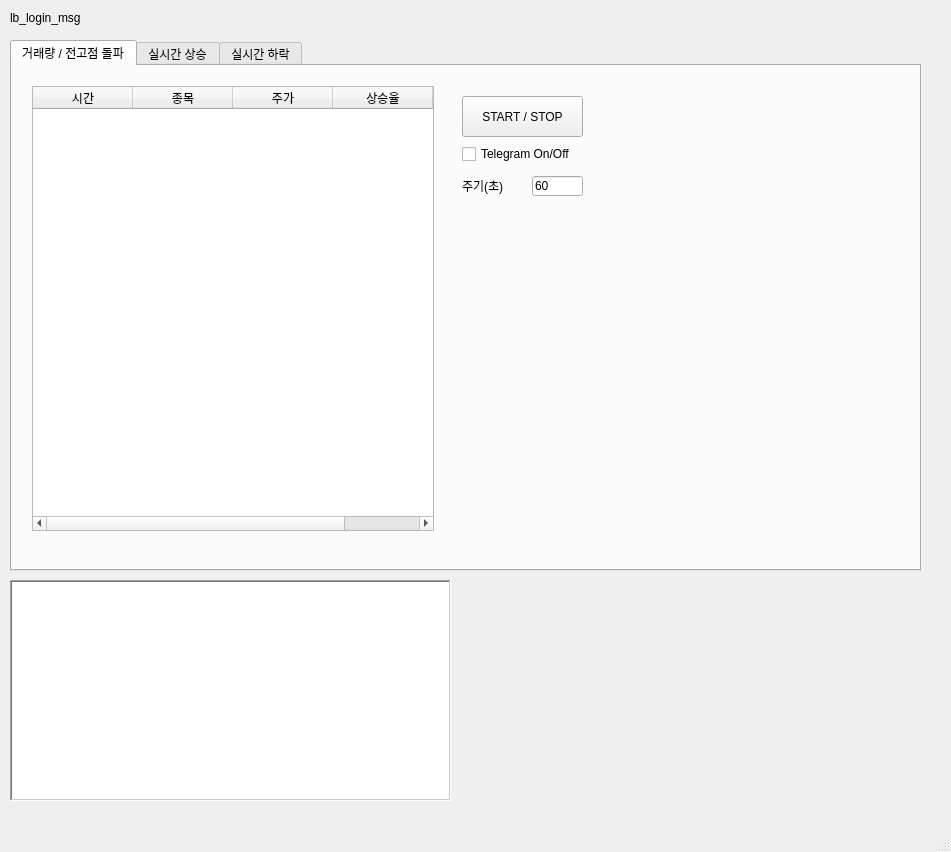
<?xml version="1.0" encoding="UTF-8"?>
<ui version="4.0">
 <class>MainWindow</class>
 <widget class="QMainWindow" name="MainWindow">
  <property name="geometry">
   <rect>
    <x>0</x>
    <y>0</y>
    <width>951</width>
    <height>852</height>
   </rect>
  </property>
  <property name="sizePolicy">
   <sizepolicy hsizetype="Preferred" vsizetype="Preferred">
    <horstretch>0</horstretch>
    <verstretch>0</verstretch>
   </sizepolicy>
  </property>
  <property name="windowTitle">
   <string>MainWindow</string>
  </property>
  <widget class="QWidget" name="centralwidget">
   <widget class="QLabel" name="lb_login_msg">
    <property name="geometry">
     <rect>
      <x>10</x>
      <y>10</y>
      <width>241</width>
      <height>16</height>
     </rect>
    </property>
    <property name="sizePolicy">
     <sizepolicy hsizetype="Preferred" vsizetype="Preferred">
      <horstretch>0</horstretch>
      <verstretch>0</verstretch>
     </sizepolicy>
    </property>
    <property name="text">
     <string>lb_login_msg</string>
    </property>
   </widget>
   <widget class="QTabWidget" name="tabWidget">
    <property name="geometry">
     <rect>
      <x>10</x>
      <y>40</y>
      <width>911</width>
      <height>531</height>
     </rect>
    </property>
    <property name="tabPosition">
     <enum>QTabWidget::North</enum>
    </property>
    <property name="currentIndex">
     <number>0</number>
    </property>
    <widget class="QWidget" name="tab">
     <attribute name="title">
      <string>거래량 / 전고점 돌파</string>
     </attribute>
     <widget class="QTableWidget" name="tw_top_trade_stock">
      <property name="geometry">
       <rect>
        <x>20</x>
        <y>20</y>
        <width>402</width>
        <height>445</height>
       </rect>
      </property>
      <attribute name="verticalHeaderVisible">
       <bool>true</bool>
      </attribute>
      <column>
       <property name="text">
        <string>시간</string>
       </property>
      </column>
      <column>
       <property name="text">
        <string>종목</string>
       </property>
      </column>
      <column>
       <property name="text">
        <string>주가</string>
       </property>
      </column>
      <column>
       <property name="text">
        <string>상승율</string>
       </property>
      </column>
      <column>
       <property name="text">
        <string>코드</string>
       </property>
      </column>
     </widget>
     <widget class="QPushButton" name="pb_top_trade_stock">
      <property name="geometry">
       <rect>
        <x>450</x>
        <y>30</y>
        <width>121</width>
        <height>41</height>
       </rect>
      </property>
      <property name="text">
       <string>START / STOP</string>
      </property>
     </widget>
     <widget class="QCheckBox" name="cb_top_trade_stock_telegram">
      <property name="geometry">
       <rect>
        <x>450</x>
        <y>80</y>
        <width>121</width>
        <height>16</height>
       </rect>
      </property>
      <property name="text">
       <string>Telegram On/Off</string>
      </property>
     </widget>
     <widget class="QLineEdit" name="le_top_trade_stock_cycle">
      <property name="geometry">
       <rect>
        <x>520</x>
        <y>110</y>
        <width>51</width>
        <height>20</height>
       </rect>
      </property>
      <property name="text">
       <string>60</string>
      </property>
     </widget>
     <widget class="QLabel" name="label">
      <property name="geometry">
       <rect>
        <x>450</x>
        <y>110</y>
        <width>56</width>
        <height>20</height>
       </rect>
      </property>
      <property name="text">
       <string>주기(초)</string>
      </property>
     </widget>
    </widget>
    <widget class="QWidget" name="tab_2">
     <attribute name="title">
      <string>실시간 상승</string>
     </attribute>
     <widget class="QPushButton" name="pb_real_time_stock">
      <property name="geometry">
       <rect>
        <x>760</x>
        <y>20</y>
        <width>121</width>
        <height>41</height>
       </rect>
      </property>
      <property name="text">
       <string>상승 종목</string>
      </property>
     </widget>
     <widget class="QLabel" name="label_2">
      <property name="geometry">
       <rect>
        <x>760</x>
        <y>130</y>
        <width>56</width>
        <height>20</height>
       </rect>
      </property>
      <property name="text">
       <string>분봉</string>
      </property>
     </widget>
     <widget class="QTableWidget" name="tw_real_time_stock">
      <property name="geometry">
       <rect>
        <x>20</x>
        <y>20</y>
        <width>702</width>
        <height>445</height>
       </rect>
      </property>
      <attribute name="verticalHeaderVisible">
       <bool>false</bool>
      </attribute>
      <column>
       <property name="text">
        <string>시간</string>
       </property>
      </column>
      <column>
       <property name="text">
        <string>종목</string>
       </property>
      </column>
      <column>
       <property name="text">
        <string>상승율</string>
       </property>
      </column>
      <column>
       <property name="text">
        <string>주가</string>
       </property>
      </column>
      <column>
       <property name="text">
        <string>현재 주가</string>
       </property>
      </column>
      <column>
       <property name="text">
        <string>최고 상승률</string>
       </property>
      </column>
      <column>
       <property name="text">
        <string>코드</string>
       </property>
      </column>
     </widget>
     <widget class="QCheckBox" name="cb_real_time_stock_telegram">
      <property name="geometry">
       <rect>
        <x>760</x>
        <y>70</y>
        <width>121</width>
        <height>16</height>
       </rect>
      </property>
      <property name="text">
       <string>Telegram</string>
      </property>
     </widget>
     <widget class="QLineEdit" name="le_real_time_stock_volume">
      <property name="geometry">
       <rect>
        <x>830</x>
        <y>160</y>
        <width>51</width>
        <height>20</height>
       </rect>
      </property>
      <property name="text">
       <string/>
      </property>
     </widget>
     <widget class="QLabel" name="label_3">
      <property name="geometry">
       <rect>
        <x>760</x>
        <y>160</y>
        <width>61</width>
        <height>20</height>
       </rect>
      </property>
      <property name="text">
       <string>거래량(%)</string>
      </property>
     </widget>
     <widget class="QCheckBox" name="cb_le_real_time_stock_cycle">
      <property name="geometry">
       <rect>
        <x>760</x>
        <y>100</y>
        <width>121</width>
        <height>16</height>
       </rect>
      </property>
      <property name="text">
       <string>이평선 포함</string>
      </property>
     </widget>
     <widget class="QLineEdit" name="le_real_time_stock_rate">
      <property name="geometry">
       <rect>
        <x>830</x>
        <y>190</y>
        <width>50</width>
        <height>20</height>
       </rect>
      </property>
      <property name="text">
       <string/>
      </property>
     </widget>
     <widget class="QLabel" name="label_4">
      <property name="geometry">
       <rect>
        <x>760</x>
        <y>190</y>
        <width>60</width>
        <height>20</height>
       </rect>
      </property>
      <property name="text">
       <string>상승율(%)</string>
      </property>
     </widget>
     <widget class="QComboBox" name="cb_real_time_stock_cycle">
      <property name="geometry">
       <rect>
        <x>830</x>
        <y>130</y>
        <width>51</width>
        <height>20</height>
       </rect>
      </property>
      <item>
       <property name="text">
        <string>1</string>
       </property>
      </item>
      <item>
       <property name="text">
        <string>3</string>
       </property>
      </item>
      <item>
       <property name="text">
        <string>5</string>
       </property>
      </item>
     </widget>
     <widget class="QPushButton" name="pb_real_time_cost">
      <property name="geometry">
       <rect>
        <x>760</x>
        <y>230</y>
        <width>121</width>
        <height>41</height>
       </rect>
      </property>
      <property name="text">
       <string>실시간 주가 감시</string>
      </property>
     </widget>
     <widget class="QLabel" name="label_5">
      <property name="geometry">
       <rect>
        <x>729</x>
        <y>310</y>
        <width>91</width>
        <height>20</height>
       </rect>
      </property>
      <property name="text">
       <string>고점 하락율(%)</string>
      </property>
     </widget>
     <widget class="QLineEdit" name="le_real_time_cost_rate_1">
      <property name="geometry">
       <rect>
        <x>830</x>
        <y>310</y>
        <width>50</width>
        <height>20</height>
       </rect>
      </property>
      <property name="text">
       <string/>
      </property>
     </widget>
     <widget class="QLineEdit" name="le_real_time_cost_rate_2">
      <property name="geometry">
       <rect>
        <x>830</x>
        <y>370</y>
        <width>50</width>
        <height>20</height>
       </rect>
      </property>
      <property name="text">
       <string/>
      </property>
     </widget>
     <widget class="QLabel" name="label_6">
      <property name="geometry">
       <rect>
        <x>729</x>
        <y>370</y>
        <width>91</width>
        <height>20</height>
       </rect>
      </property>
      <property name="text">
       <string>시점 하락율(%)</string>
      </property>
     </widget>
     <widget class="QCheckBox" name="cb_high_cost_1">
      <property name="geometry">
       <rect>
        <x>760</x>
        <y>280</y>
        <width>121</width>
        <height>20</height>
       </rect>
      </property>
      <property name="text">
       <string>고점 하락율 </string>
      </property>
     </widget>
     <widget class="QCheckBox" name="cb_high_cost_2">
      <property name="geometry">
       <rect>
        <x>760</x>
        <y>340</y>
        <width>121</width>
        <height>20</height>
       </rect>
      </property>
      <property name="text">
       <string>시점 하락율 </string>
      </property>
     </widget>
    </widget>
    <widget class="QWidget" name="tab_3">
     <attribute name="title">
      <string>실시간 하락</string>
     </attribute>
     <widget class="QTableWidget" name="tw_real_time_stock_low">
      <property name="geometry">
       <rect>
        <x>20</x>
        <y>20</y>
        <width>702</width>
        <height>445</height>
       </rect>
      </property>
      <attribute name="verticalHeaderVisible">
       <bool>false</bool>
      </attribute>
      <column>
       <property name="text">
        <string>시간</string>
       </property>
      </column>
      <column>
       <property name="text">
        <string>종목</string>
       </property>
      </column>
      <column>
       <property name="text">
        <string>상승율</string>
       </property>
      </column>
      <column>
       <property name="text">
        <string>주가</string>
       </property>
      </column>
      <column>
       <property name="text">
        <string>현재 주가</string>
       </property>
      </column>
      <column>
       <property name="text">
        <string>최고 상승률</string>
       </property>
      </column>
      <column>
       <property name="text">
        <string>코드</string>
       </property>
      </column>
     </widget>
    </widget>
   </widget>
   <widget class="QTextEdit" name="te_system_msg">
    <property name="geometry">
     <rect>
      <x>10</x>
      <y>580</y>
      <width>441</width>
      <height>221</height>
     </rect>
    </property>
    <property name="frameShape">
     <enum>QFrame::WinPanel</enum>
    </property>
   </widget>
  </widget>
  <widget class="QMenuBar" name="menubar">
   <property name="geometry">
    <rect>
     <x>0</x>
     <y>0</y>
     <width>951</width>
     <height>21</height>
    </rect>
   </property>
  </widget>
  <widget class="QStatusBar" name="statusbar"/>
 </widget>
 <resources/>
 <connections/>
</ui>
